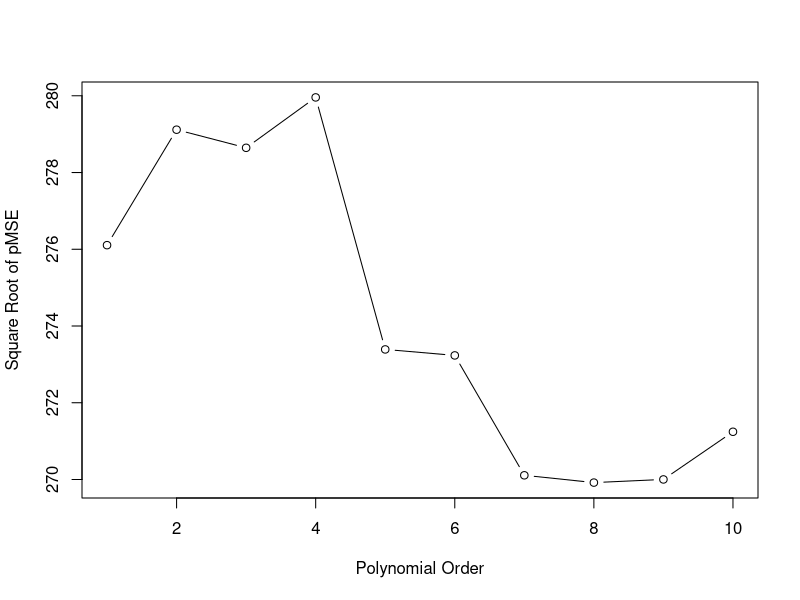
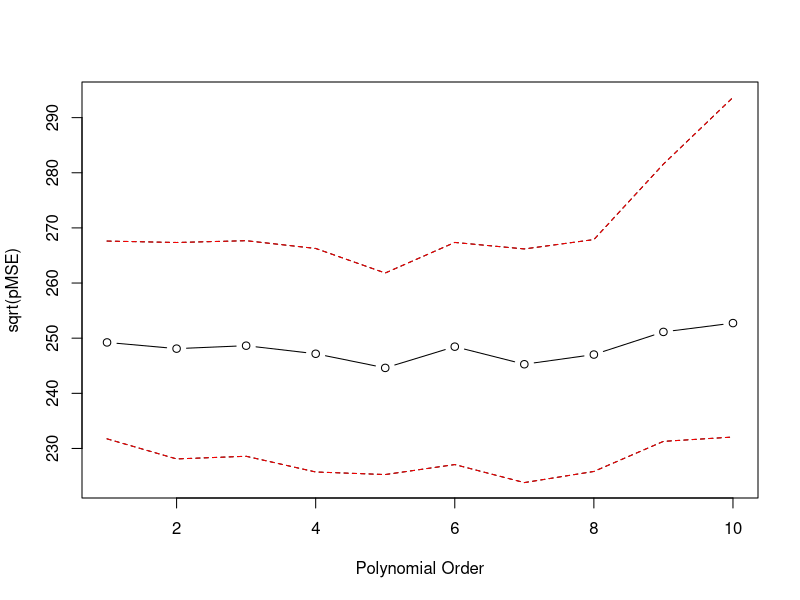
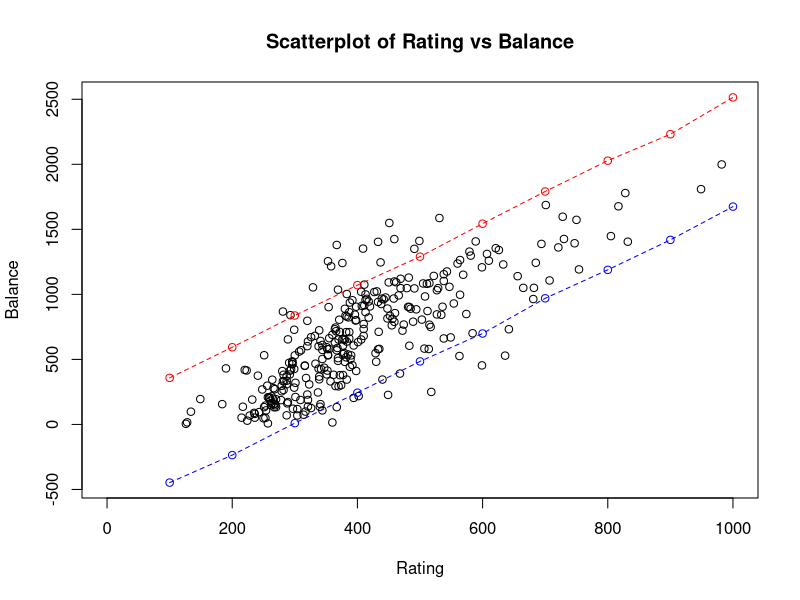

Write R code to recreate these figures, in order.
# Exrecise 1

Credit <- read.table("Credit.dat") # loads the Credit dataset
attach(Credit) # so you can access its variables by name

# Compute the sample means and variances
n <- length(Rating)
x_bar <- mean(Rating)
y_bar <- mean(Balance)
s_xx <- sum((Rating - x_bar)^2)
s_xy <- sum((Rating - x_bar) * (Balance - y_bar))
s_yy <- sum((Balance - y_bar)^2)

# Compute the parameter estimates
B1_hat <- s_xy / s_xx
B0_hat <- y_bar - B1_hat * x_bar

# Compute predicted values
Balance_hat <- B0_hat + B1_hat * Rating
# Compute residuals
residuals <- Balance - Balance_hat
# Compute residual sum of squares (RSS)
rss <- sum(residuals^2)
# Compute degrees of freedom
df <- length(Balance) - 2
# Compute residual standard error (s)
s <- sqrt(rss / df)

# Define the range of Rating values
Rating_values <- seq(100, 1000, by = 100)

# Initialize variables
n_predictions <- 2000
n_Rating_values <- length(Rating_values)
#lower_bounds <- matrix(0, nrow = n_Rating_values, ncol = n_predictions)
#upper_bounds <- matrix(0, nrow = n_Rating_values, ncol = n_predictions)
lower_bounds <- rep(0, n_Rating_values)
upper_bounds <- rep(0, n_Rating_values)
# Set seed for reproducibility
set.seed(321)

# Compute predictions and prediction intervals
for (i in 1:n_Rating_values) {
  # Generate new observations for the given Rating value
  new_Rating <- rep(Rating_values[i], n_predictions)
  epsilon <- rnorm(n_predictions, mean = 0, sd = s)
  # Compute predictions
  new_Balance_hat <- B0_hat + B1_hat * new_Rating + epsilon
  
  # Compute residuals and residual standard error
  residuals <- Balance - B0_hat - B1_hat * Rating
  s_residuals <- sqrt(sum(residuals^2) / (n - 2))
  
  # Compute t-value for the given alpha level
  alpha <- 0.10
  t_value <- qt(1 - alpha / 2, df = n - 2)
  # Compute prediction intervals
  lower_bounds[i] <- quantile(new_Balance_hat, probs = alpha / 2)
  upper_bounds[i] <- quantile(new_Balance_hat, probs = 1 - alpha / 2)
}

# Create scatterplot with prediction intervals
png("Scatterplot of Rating vs Balance.png",width = 800, height = 600)
plot(Rating, Balance, xlab = "Rating", ylab = "Balance", main = "Scatterplot of Rating vs Balance" ,xlim = c(0, 1000),ylim=c(min(lower_bounds),max(upper_bounds)))
points(Rating_values, lower_bounds, col = "blue")
points(Rating_values, upper_bounds, col = "red")
lines(Rating_values, upper_bounds,  lty = "dashed" ,pch = 16, col = "red")
lines(Rating_values, lower_bounds, lty = "dashed",pch = 16, col = "blue")
# Save and close the plot
dev.off()

###########################################################################################################################

# Exrecise 2
# i

# Set seed for reproducibility
set.seed(321)

# Split the data into training and testing sets
n <- nrow(Credit)
n_train <- floor(0.8 * n)
train_indices <- sample(n, n_train)
train_data <- Credit[train_indices, ]
test_data <- Credit[-train_indices, ]

# Define the range of polynomial orders
p_values <- 1:10

# Initialize variables
n_p_values <- length(p_values)
pMSE <- rep(0, n_p_values)

# Fit polynomial regression models and compute pMSE
for (i in 1:n_p_values) {
  # Fit a polynomial regression model of order p
  p <- p_values[i]
  model <- lm(Balance ~ poly(Rating, p), data = train_data)
  
  # Predict the Balance values for the test data
  y_hat <- predict(model, newdata = test_data)
  
  # Compute the pMSE for the test data
  pMSE[i] <- mean((y_hat - test_data$Balance)^2)
}

# Plot the square root of pMSE vs. p
plot(sqrt(pMSE) ~ p_values, type = "b", xlab = "Polynomial Order", ylab = "Square Root of pMSE")

##############################################################################################################

#iii


# Set seed for reproducibility
set.seed(321)

# Define the range of polynomial orders
p_values <- 1:10

# Initialize matrix to store pMSE values
n_runs <- 200
pMSE_matrix <- matrix(0, nrow = n_runs, ncol = length(p_values))

# Perform model selection for 200 runs
for (run in 1:n_runs) {
  # Split the data into training and testing sets
  n <- nrow(Credit)
  n_train <- floor(0.8 * n)
  train_indices <- sample(n, n_train)
  train_data <- Credit[train_indices, ]
  test_data <- Credit[-train_indices, ]
  
  # Fit polynomial regression models and compute pMSE
  for (i in 1:length(p_values)) {
    # Fit a polynomial regression model of order p
    p <- p_values[i]
    model <- lm(Balance ~ poly(Rating, p), data = train_data)
    
    # Predict the Balance values for the test data
    y_hat <- predict(model, newdata = test_data)
    
    # Compute the pMSE for the test data
    pMSE_matrix[run, i] <- mean((y_hat - test_data$Balance)^2)
  }
}

# Calculate median and quantiles of sqrt(pMSE) values
sqrt_pMSE_median <- apply(sqrt(pMSE_matrix), 2, median)
sqrt_pMSE_quantiles <- apply(sqrt(pMSE_matrix), 2, quantile, probs = c(0.2, 0.8))

# Plot the median and quantiles of sqrt(pMSE) values
plot(p_values, sqrt_pMSE_median, type = "b", xlab = "Polynomial Order", ylab = "sqrt(pMSE)",
     ylim = c(min(sqrt_pMSE_quantiles), max(sqrt_pMSE_quantiles)))
lines(p_values, sqrt_pMSE_quantiles[1, ], lty = "dashed")
lines(p_values, sqrt_pMSE_quantiles[2, ], lty = "dashed")

# Add lines connecting the 0.2 and 0.8 quantiles
alpha <- 0.2
lines(p_values, apply(sqrt(pMSE_matrix), 2, quantile, alpha),
      lty = "dashed", col = "red")
alpha <- 0.8
lines(p_values, apply(sqrt(pMSE_matrix), 2, quantile, alpha),
      lty = "dashed", col = "red")





